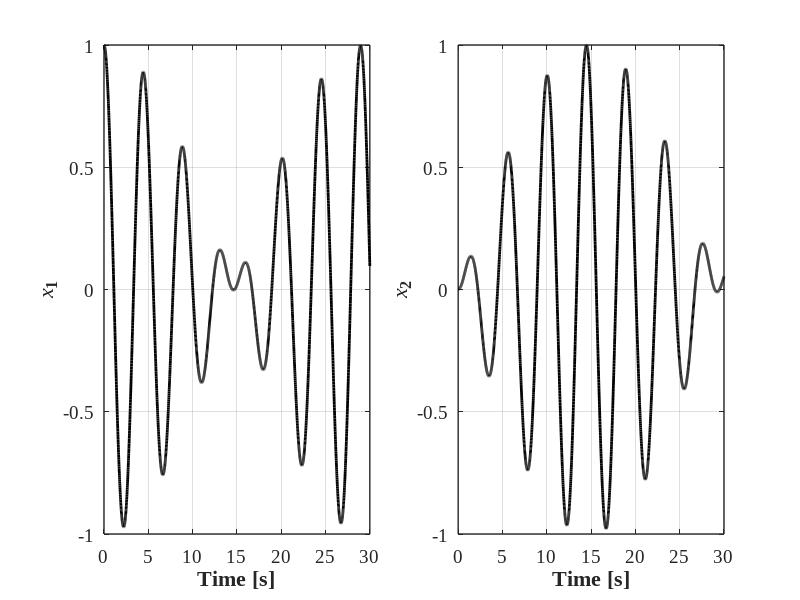

MATLAB code for this plot:
%% Structural Dynamics and Vibration Control(M. Azimi et al.)
%% Example 6-11: Response of a two-DOF System 
... (Beating)

clc; clear; close all;
%%

t = [0:.01:30];
x1 = 1/2 * (cos(1.304*t) + cos(1.517*t));
x2 = 1/2 * (cos(1.304*t) - cos(1.517*t));


%%
figure(1); set(figure(1), 'Position', [1   200   1600   250])

    subplot(1,2,1)
    hold on; grid on; box on;
        plot(t,x1,'k','LineWidth',2);
        set(gca, 'LineWidth',1, 'FontWeight','normal', 'FontName','Times New Roman', 'FontSize',14)               
        xlabel({'Time [s]'}, 'fontsize',16, 'fontname','Times New Roman','FontWeight','Bold')
        ylabel('{\itx}_1', 'fontsize',16, 'fontname','Times New Roman','FontWeight','Bold')
        ylim([-1 1])
... ......................................................................
    subplot(1,2,2)
    hold on; grid on; box on;
        plot(t,x2,'k','LineWidth',2);

        set(gca, 'LineWidth',1, 'FontWeight','normal', 'FontName','Times New Roman', 'FontSize',14)               
        xlabel({'Time [s]'}, 'fontsize',16, 'fontname','Times New Roman','FontWeight','Bold')
        ylabel('{\itx}_2', 'fontsize',16, 'fontname','Times New Roman','FontWeight','Bold')
        ylim([-1 1])
%%
print('EX_6_11','-dpng')


%% Put Subplots Closer
SF = 0.15;
a = 1; b = 2;
......................................................
for i = 1:a*b
    h = subplot(a,b,i); % Get handle to subplot #i.
    if i ~= 1; set(h,'YTickLabel',[]); end

    pos1 = get(h, 'Position');
    pos2 = [pos1(1)-SF/2*pos1(1),  pos1(2),   pos1(3)*(1+SF),   pos1(4)];
    
    set(h, 'Position', pos2);
end
